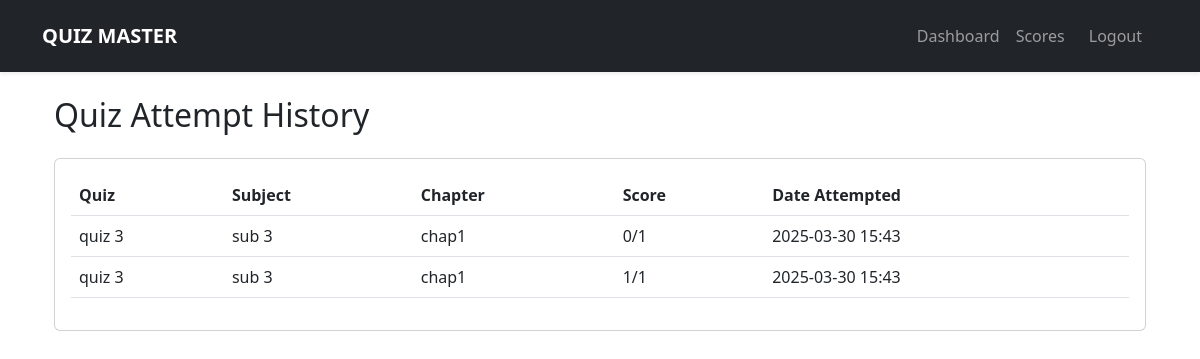
Page /user/scores (signed in) on the committed database.
### models.py (models this page shows)
class Score(db.Model):
    id = db.Column(db.Integer, primary_key=True)
    user_id = db.Column(db.Integer, db.ForeignKey('user.id'))
    quiz_id = db.Column(db.Integer, db.ForeignKey('quiz.id'))
    score = db.Column(db.Integer)
    total_questions = db.Column(db.Integer)
    timestamp = db.Column(db.DateTime, default=datetime.utcnow)

class Quiz(db.Model):
    id = db.Column(db.Integer, primary_key=True)
    title = db.Column(db.String(100), nullable=False)
    chapter_id = db.Column(db.Integer, db.ForeignKey('chapter.id'))
    duration = db.Column(db.Integer)
    created_at = db.Column(db.DateTime, default=datetime.utcnow)
    questions = db.relationship('Question', backref='quiz', lazy=True)
    scores = db.relationship('Score', backref='quiz', lazy=True)
    updated_at = db.Column(db.DateTime, default=datetime.utcnow, onupdate=datetime.utcnow)

class Subject(db.Model):
    id = db.Column(db.Integer, primary_key=True)
    name = db.Column(db.String(100), nullable=False)
    description = db.Column(db.Text)
    chapters = db.relationship('Chapter', backref='subject', lazy=True)
    created_at = db.Column(db.DateTime, default=datetime.utcnow)

class Chapter(db.Model):
    id = db.Column(db.Integer, primary_key=True)
    name = db.Column(db.String(100), nullable=False)
    description = db.Column(db.Text)
    subject_id = db.Column(db.Integer, db.ForeignKey('subject.id'))
    quizzes = db.relationship('Quiz', backref='chapter', lazy=True)
    created_at = db.Column(db.DateTime, default=datetime.utcnow)

### app.py (the view)
@app.route('/user/scores')
@login_required
def quiz_results():
    if current_user.is_admin:
        return redirect(url_for('admin_dashboard'))
    scores = Score.query.filter_by(user_id=current_user.id).order_by(Score.timestamp.desc()).all()
    return render_template('user/scores.html', scores=scores)

### app.py (called while the page is built)
@app.template_filter('datetimeformat')
def datetimeformat(value, fmt='%Y-%m-%d %H:%M'):
    if not value:
        return ""
    try:
        return value.strftime(fmt)
    except AttributeError:
        return ""

@login_manager.user_loader
def load_user(user_id):
    return User.query.get(int(user_id))

### templates/user/scores.html (shortened to what this page needs)
{% extends "base.html" %}
{% block content %}
<div class="container-fluid">
    <h2 class="mb-4">Quiz Attempt History</h2>
    <div class="card">
        <div class="card-body">
            <div class="table-responsive">
                <table class="table table-hover">
                    <thead>
                        <tr>
                            <th>Quiz</th>
                            <th>Subject</th>
                            <th>Chapter</th>
                            <th>Score</th>
                            <th>Date Attempted</th>
                        </tr>
                    </thead>
                    <tbody>
                        {% for score in scores %}
                        <tr>
                            <td>{{ score.quiz.title if score.quiz else 'Deleted Quiz' }}</td>
                            <td>
                                {% if score.quiz and score.quiz.chapter and score.quiz.chapter.subject %}
                                    {{ score.quiz.chapter.subject.name }}
                                {% else %}
                                    N/A
                                {% endif %}
                            </td>
                            <td>
                                {% if score.quiz and score.quiz.chapter %}
                                    {{ score.quiz.chapter.name }}
                                {% else %}
                                    N/A
                                {% endif %}
                            </td>
                            <td>{{ score.score }}/{{ score.total_questions }}</td>
                            <td>{{ score.timestamp|datetimeformat }}</td>
                        </tr>
                        {% endfor %}
                    </tbody>
                </table>
            </div>
        </div>
    </div>
</div>
{% endblock %}

### rows in the picture
Score: quiz "quiz 3", quiz.chapter.subject.name "sub 3", quiz.chapter.name "chap1", score "0", total_questions "1", timestamp "2025-03-30 15:43"
Score: quiz "quiz 3", quiz.chapter.subject.name "sub 3", quiz.chapter.name "chap1", score "1", total_questions "1", timestamp "2025-03-30 15:43"
